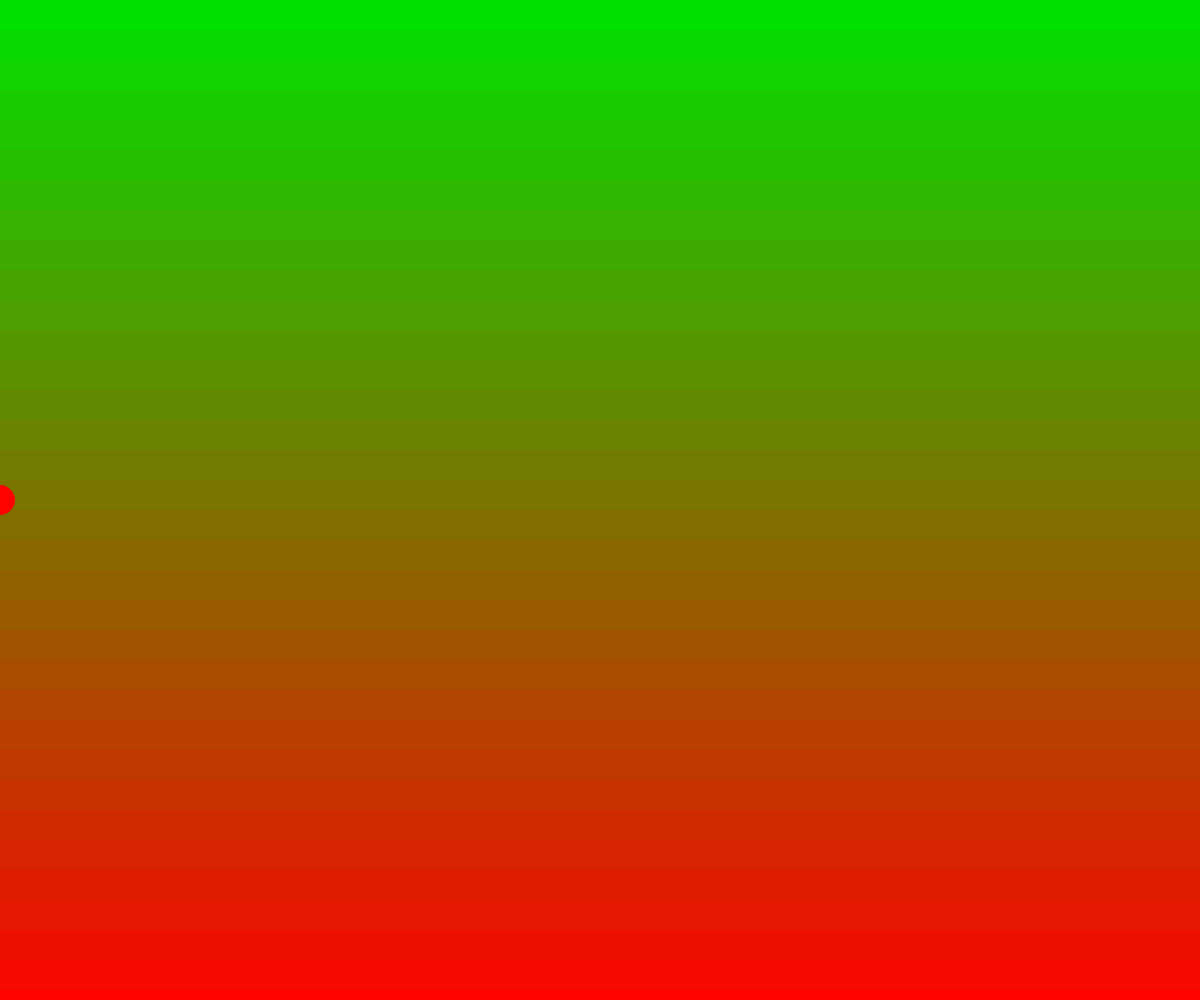
Frame 1 (no input)
Frame 60 (no input): identical to frame 1, image omitted
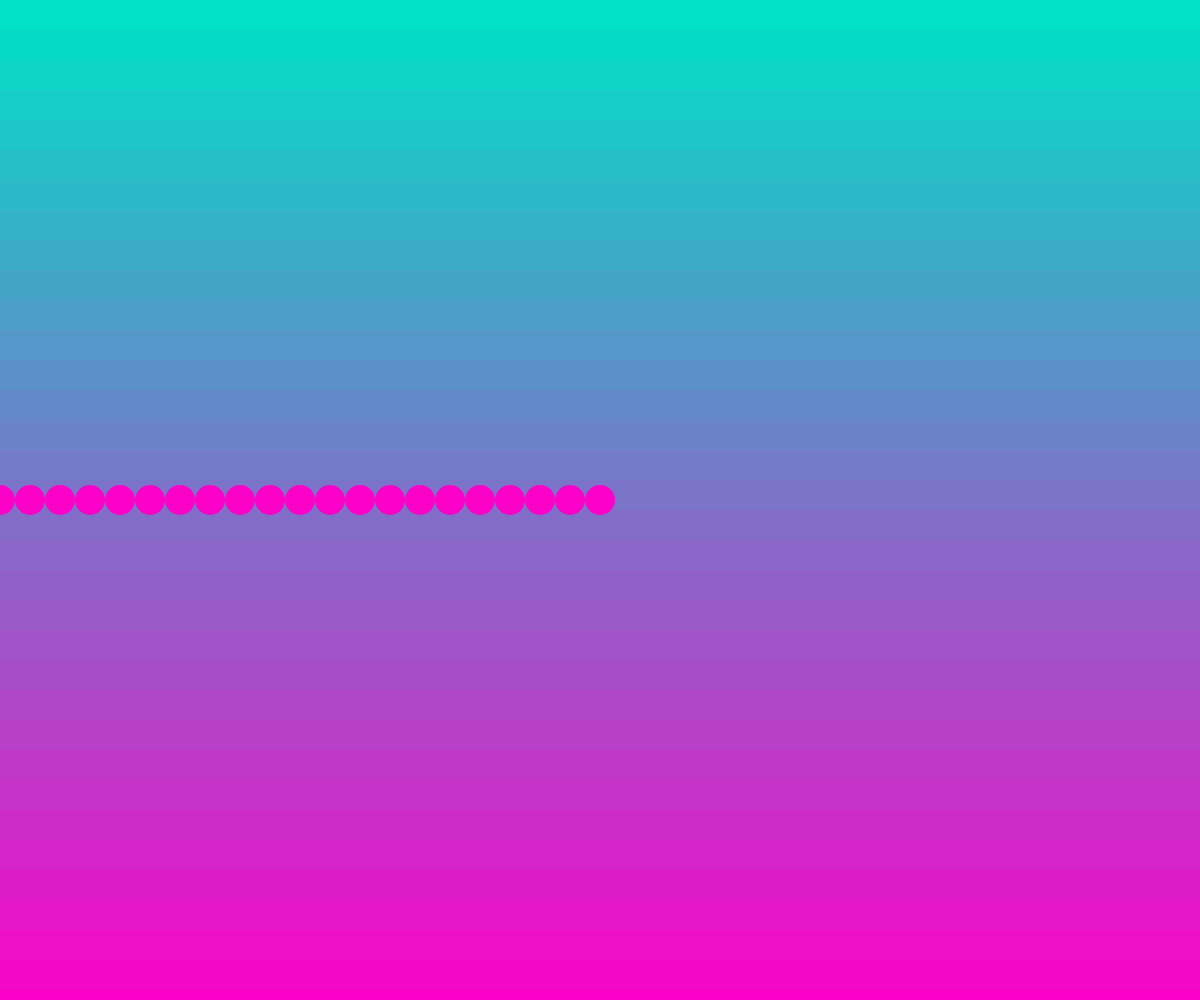
Frame 120 (the mouse pressed at the canvas centre since frame 60)

The p5.js sketch that drew these frames (run headless with seeded random() and noise() and a simulated clock; from frame 60 on, the mouse is pressed at the canvas centre):

// p5.js sketch
// ── sketch.js
// Project Title
// Your Name
// Date
//
// Extra for Experts:
// - describe what you did to take this project "above and beyond"


function setup() {
  createCanvas(windowWidth, windowHeight);
}

function draw() {
  background(0);
  gradientBackground()
  circleLine();

  //screen gets updated here.
}

function gradientBackground(){
  //create a gardient to use as background
  let h = 30;
  //use a loop to draw vertical stack of rectangles
  for(let y = 0; y < height; y +=h){
    noStroke();
    let mappedY = map(y,0,height,0,255);
    let reversedY = map(y,0,height,225,0);
    fill(mappedY, reversedY, mouseX/3);
    rect(0,y,width,h);
  }
}

function circleLine(){
  //use a loop (for or while) to draw a line
  //of circles side by side.
  let d = 30; //diameter of each circle
  let y = height/2;
  let xStart = 0;
  let xEnd = mouseX;   //width*0.75;

  //use a loop to do the drawing
  //RESULTS IN A SINGLE IMAGE, NO ANIMATION!!
  for(let x = xStart; x <= xEnd; x+=d){
    //x: 0  40  80  120  160  200  240
    circle(x,y,d);
  }
}
